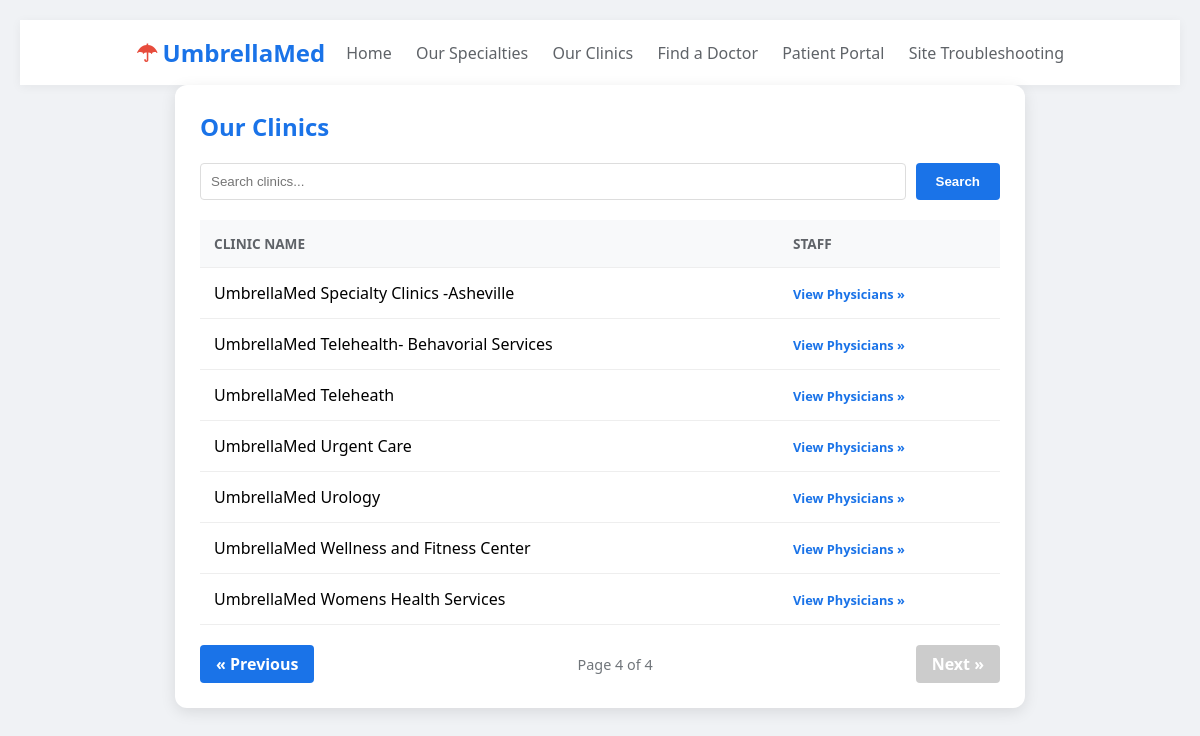
Screenshot of /clinics.php?page=4 with the database file from the repository.
### tables this page shows
CREATE TABLE `clinics` (
  `clinic_id` int NOT NULL AUTO_INCREMENT,
  `clinic_name` varchar(100) NOT NULL,
  `clinic_address` varchar(255) NOT NULL,
  `clinic_suite` varchar(45) NOT NULL,
  `clinic_city` varchar(45) NOT NULL,
  `clinic_state` varchar(2) NOT NULL,
  `clinic_zip` varchar(45) NOT NULL,
  `clinic_phone` varchar(45) NOT NULL,
  `clinic_fax` varchar(45) NOT NULL,
  PRIMARY KEY (`clinic_id`)
);

### www/clinics.php (the view, shortened to what this page needs)
<!DOCTYPE html>
<html lang="en">
<head>
</head>
<body>
<nav>
    <div class="logo"><span>☂</span> UmbrellaMed</div>
    <div class="links">
        <a href="Umbrellamed.php">Home</a>
        <a href="specialties.php">Our Specialties</a>
        <a href="clinics.php">Our Clinics</a>
        <a href="physicians.php">Find a Doctor</a> <a href="#">Patient Portal</a>
        <a href="index.php">Site Troubleshooting</a>
    </div>
</nav>
<div class="container">
    <div class="header-bar">
        <h2>Our Clinics</h2>
    </div>
    <form method="GET" class="search-form">
        <input type="text" name="search" class="search-input" placeholder="Search clinics..." value="<?php echo isset($_GET['search']) ? htmlspecialchars($_GET['search']) : ''; ?>">
        <button type="submit" class="search-btn">Search</button>
    </form>
    <?php
    $servername = "localhost";
    $username = "UmbrellaUser";
    $password = "Net260Rocks!";
    $dbname = "umbrellamed";
    $conn = mysqli_connect($servername, $username, $password, $dbname);
    $search = isset($_GET['search']) ? mysqli_real_escape_string($conn, $_GET['search']) : '';
    $limit = 10;
    $page = isset($_GET['page']) ? (int)$_GET['page'] : 1;
    $offset = ($page - 1) * $limit;
    $where_clause = $search !== "" ? "WHERE clinic_name LIKE '%$search%'" : "";
    $total_sql = "SELECT COUNT(*) FROM clinics $where_clause";
    $total_result = mysqli_query($conn, $total_sql);
    $total_rows = mysqli_fetch_array($total_result)[0];
    $total_pages = ceil($total_rows / $limit);
    $sql = "SELECT clinic_id, clinic_name FROM clinics $where_clause ORDER BY clinic_name LIMIT $limit OFFSET $offset";
    $results = mysqli_query($conn, $sql);
    $search_param = ($search !== "") ? "&search=" . urlencode($search) : "";
    if (mysqli_num_rows($results) > 0) {
        echo "<table><tr><th>Clinic Name</th><th>Staff</th></tr>";
        while($row = mysqli_fetch_assoc($results)) {
            echo "<tr>";
            echo "<td>" . htmlspecialchars($row["clinic_name"]) . "</td>";
            echo "<td><a href='physicians.php?search=" . urlencode($row["clinic_name"]) . "' class='view-docs'>View Physicians &raquo;</a></td>";
            echo "</tr>";
        }
        echo "</table>";
        echo "<div class='pagination'>";
        echo ($page > 1) ? "<a href='?page=" . ($page - 1) . "$search_param' class='btn'>&laquo; Previous</a>" : "<a class='btn disabled'>&laquo; Previous</a>";
        echo "<span class='page-info'>Page $page of " . ($total_pages ?: 1) . "</span>";
        echo ($page < $total_pages) ? "<a href='?page=" . ($page + 1) . "$search_param' class='btn'>Next &raquo;</a>" : "<a class='btn disabled'>Next &raquo;</a>";
        echo "</div>";
    } else {
        echo "<p>No clinics found.</p>";
    }
    ?>
</div>
</body>
</html>

### www/clinics.php (style rules this page uses)
nav { background: white; padding: 1rem 10%; display: flex; justify-content: space-between; align-items: center; box-shadow: 0 2px 10px rgba(0,0,0,0.05); }
.logo { font-size: 1.5rem; font-weight: bold; color: #1a73e8; display: flex; align-items: center; }
.logo span { color: #e74c3c; margin-right: 5px; }
nav a { text-decoration: none; color: #5f6368; margin-left: 20px; font-weight: 500; }
body { font-family: 'Segoe UI', Tahoma, Geneva, Verdana, sans-serif; margin: 20px; background-color: #f0f2f5; }
.container { max-width: 800px; margin: auto; background: white; padding: 25px; border-radius: 12px; box-shadow: 0 4px 15px rgba(0,0,0,0.1); }
.header-bar { display: flex; justify-content: space-between; align-items: center; margin-bottom: 20px; }
h2 { color: #1a73e8; margin: 0; }
.search-form { margin-bottom: 20px; display: flex; gap: 10px; }
.search-input { flex-grow: 1; padding: 10px; border: 1px solid #ddd; border-radius: 4px; outline: none; }
.search-btn { padding: 10px 20px; background: #1a73e8; color: white; border: none; border-radius: 4px; cursor: pointer; font-weight: bold; }
table { width: 100%; border-collapse: collapse; }
th, td { text-align: left; padding: 14px; border-bottom: 1px solid #eee; }
th { background-color: #f8f9fa; color: #5f6368; text-transform: uppercase; font-size: 0.85rem; }
.view-docs { font-size: 0.8rem; color: #1a73e8; text-decoration: none; font-weight: bold; }
.pagination { margin-top: 20px; display: flex; justify-content: space-between; align-items: center; }
.btn { padding: 8px 16px; background: #1a73e8; color: white; text-decoration: none; border-radius: 4px; font-weight: bold; }
.btn.disabled { background: #ccc; cursor: not-allowed; pointer-events: none; }
.page-info { color: #70757a; font-size: 0.9rem; }

### rows the page displays
clinics: clinic_name "UmbrellaMed Specialty Clinics -Asheville"
clinics: clinic_name "UmbrellaMed Telehealth- Behavorial Services"
clinics: clinic_name "UmbrellaMed Teleheath"
clinics: clinic_name "UmbrellaMed Urgent Care"
clinics: clinic_name "UmbrellaMed Urology"
clinics: clinic_name "UmbrellaMed Wellness and Fitness Center"
clinics: clinic_name "UmbrellaMed Womens Health Services"

### other values shown
$page "4"
$total_pages ?: 1 "4"
